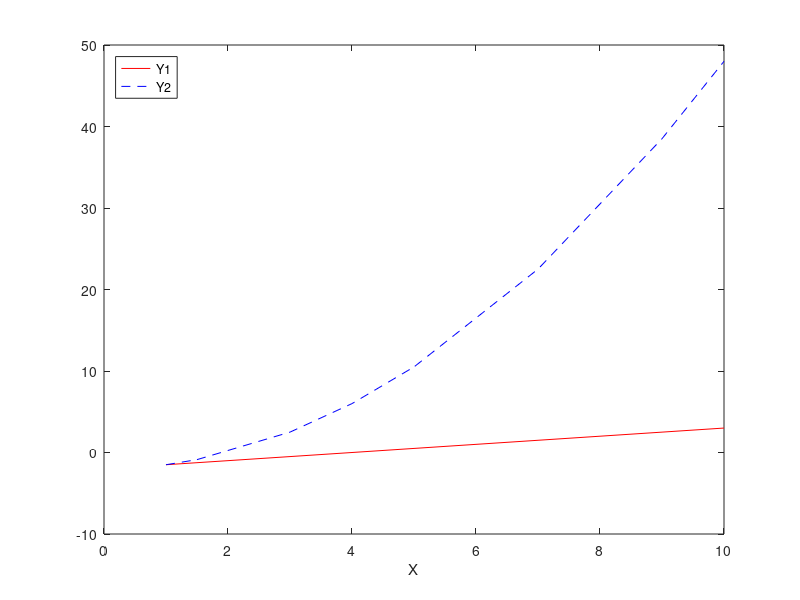

Reproduce this figure in MATLAB. (Note: this script raises an error after producing the figure.)
%% Question 1
X=[1 1.5 3 4 5 7 9 10]';
Y1=-2+0.5*X; Y2=-2+0.5*(X.^2);
plot(X,Y1,'r-',X,Y2,'b--');
legend('Y1','Y2','Location','northwest'); xlabel('X');
%% Question 2
vector=linspace(-10,20,200)';
q2=sum(vector);
%% Question 3
A=[2 4 6;1 7 5;3 12 4]; b=[-2;3;10];
C=A'*b; D=inv(A'*A)*b; E=b'*sum(A,2);F=A(1,:);
q3=A\b;
%% Question 4
B=blkdiag(A,A,A,A,A);
%% Question 5
A=normrnd(10,5,5,3);
B=(A>=10);
%% Question 6
M=csvread('F:\PSU Coursework\512 Empirical Methods\Homework-master\Homeworks\hw1\datahw1.csv');
Y=M(:,5); X=[ones(size(M,1),1) M(:,3) M(:,4) M(:,6)];
n=size(M,1);
S1=(X'*X); S2=X'*Y;
b_hat=S1\S2;
% Naive standard errors
e_hat=Y-X*b_hat; 
e_bar=repmat(e_hat,1,4);
X1=X.*e_bar;
V=X1'*X1; D=X'*X;
var=inv(D)*V*inv(D);
%{
%Somewhat less naive
omega=zeros(4,4);
for k=1:4:n-3
    e_i=e_hat(k:k+3);
    omega=omega+(e_i*(e_i'))/(n/4);
end
Q=zeros(4,4); W=zeros(4,4);
for k=1:4:n-3
    x_i=X(k:k+3,:);
    Q=Q+(x_i'*x_i)/(n/4);
    W=W+(x_i'*omega*x_i)/(n/4);
end
var=inv(Q)*W*inv(Q);
% Trying out the estimator from Hansen, Journal of Econometrics, 2007
w_hat=zeros(4,4);
for j=1:4:n-3
    temp1=X(j:j+3,:)'*e_hat(j:j+3);
    w_hat=w_hat+(temp1'*temp1)/n;
end
var=inv(Q)*w_hat*inv(Q);
%}
